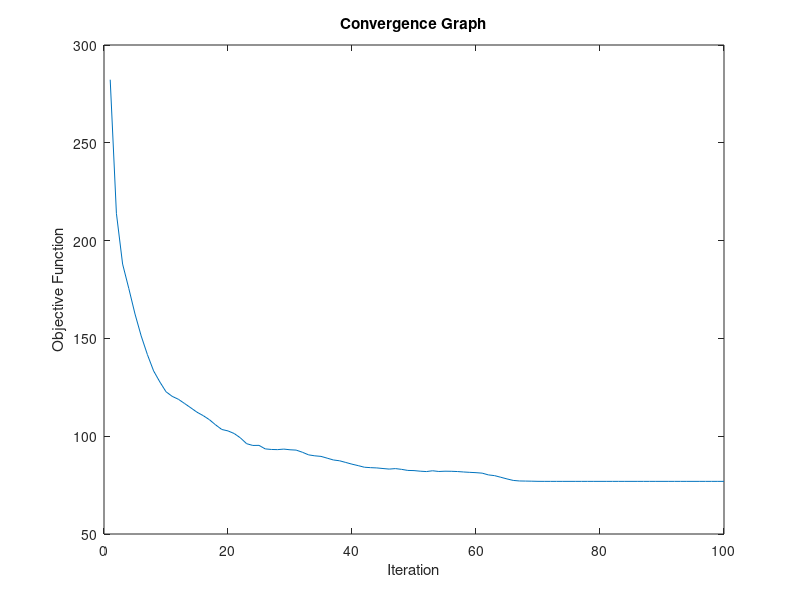

Source code (MATLAB): (Note: this script raises an error after producing the figure.)
clc;clear;close all;

%% Section 3:

%% A  :
load('hw6-part3.mat');
C = abs(D.' * D);
max_inner_product = max(max(triu(C, 1)));
mutual_coherence = max_inner_product;
disp(['Mutual Coherence Measure: ' num2str(mutual_coherence)]);

%% MOD:
% Load the observation matrix X from the file
load('hw6-part3.mat', 'X');

% Set the parameters
No = 2;  % Sparsity level
MaxIter = 100;  % Maximum number of iterations

% Initialize the dictionary matrix D using random values
D = randn(10, 40);

% Perform MOD algorithm
tic;
for iter = 1:MaxIter
    % Sparse recovery using OMP
    S_hat = zeros(size(D, 2), size(X, 2));
    for i = 1:size(X, 2)
        r = X(:, i);
        Omega = [];
        res_norm = norm(r);
        j = 0;
        
        while j < No
            j = j + 1;
            
            % Find the index of the atom that best represents the residual
            proj = abs(D' * r);
            [~, idx] = max(proj);
            
            % Add the index to the support set
            Omega = union(Omega, idx);
            
            % Compute the least squares solution on the support set
            S_hat(Omega, i) = pinv(D(:, Omega)) * X(:, i);
            
            % Update the residual
            r = X(:, i) - D(:, Omega) * S_hat(Omega, i);
            
            % Calculate the norm of the residual
            res_norm = norm(r);
            
            % If the residual is small enough, terminate
            if res_norm < 1e-6
                break;
            end
        end
    end
    
    % Update the dictionary
    D = X * pinv(S_hat);
    
    % Calculate the objective function (representation error)
    error = norm(X - D * S_hat, 'fro')^2;
    
    % Store the objective function value for the convergence graph
    objective(iter) = error;
end
mod_time = toc;

% Plot the convergence graph
figure;
plot(1:MaxIter, objective);
title('Convergence Graph');
xlabel('Iteration');
ylabel('Objective Function');

% Report the convergence time
disp("Convergence time (MOD): " + mod_time + " seconds");


%% MOD SSR 
% Load the observation matrix X from the file
load('hw6-part3.mat', 'X');

% Set the parameters
No = 2;  % Sparsity level
MaxIter = 100;  % Maximum number of iterations

% Initialize the dictionary matrix D using random values
D = randn(10, 40);

% Perform MOD algorithm
tic;
for iter = 1:MaxIter
    % Sparse recovery using OMP
    S_hat = zeros(size(D, 2), size(X, 2));
    for i = 1:size(X, 2)
        r = X(:, i);
        Omega = [];
        res_norm = norm(r);
        j = 0;
        
        while j < No
            j = j + 1;
            
            % Find the index of the atom that best represents the residual
            proj = abs(D' * r);
            [~, idx] = max(proj);
            
            % Add the index to the support set
            Omega = union(Omega, idx);
            
            % Compute the least squares solution on the support set
            S_hat(Omega, i) = pinv(D(:, Omega)) * X(:, i);
            
            % Update the residual
            r = X(:, i) - D(:, Omega) * S_hat(Omega, i);
            
            % Calculate the norm of the residual
            res_norm = norm(r);
            
            % If the residual is small enough, terminate
            if res_norm < 1e-6
                break;
            end
        end
    end
    
    % Update the dictionary
    D = X * pinv(S_hat);
    
    % Calculate the objective function (representation error)
    error = norm(X - D * S_hat, 'fro')^2;
    
    % Store the objective function value for the convergence graph
    objective(iter) = error;
end
mod_time = toc;

% Calculate successful recovery rate
recovered_atoms = [];
num_atoms = size(D, 2);
for i = 1:num_atoms
    corr_values = abs(D(:, i)' * D);
    corr_values(i) = 0;  % Exclude self-correlation
    max_corr = max(corr_values);
    
    if max_corr > 0.98
        recovered_atoms = [recovered_atoms i];
        D(:, i) = zeros(size(D, 1), 1);  % Remove the recovered atom
    end
end

recovery_rate = numel(recovered_atoms) / num_atoms * 100;

% Display the successful recovery rate
disp("Successful Recovery Rate (MOD): " + recovery_rate + "%");

load('hw6-part3.mat', 'S');
diff_S = S_hat - S;
norm_diff_S = norm(diff_S, 'fro');
norm_S = norm(S, 'fro');
E_MOD = norm_diff_S / norm_S;
disp("E_MOD: " + E_MOD);


%% K-SVD 

load('hw6-part3.mat');
No = 2;                % Sparsity level
maxIterations = 50;    % Maximum number of iterations
convergence = zeros(1, maxIterations);  % Array to store convergence values

tic;
[D_hat, S_hat_ksvd, convergence] = ksvd(X, randn(size(X, 1), 40), No, maxIterations);
toc;

figure;
plot(1:maxIterations, convergence, 'b-o');
xlabel('Iteration');
ylabel('Representation Error');
title('Convergence of K-SVD');
grid on;


load('hw6-part3.mat', 'S');
diff_S = S_hat_ksvd - S;
norm_diff_S = norm(diff_S, 'fro');
norm_S = norm(S, 'fro');
E_k_SVD = norm_diff_S / norm_S;
disp("E_K-SVD: " + E_k_SVD);



function [x] = omp(D, y, K)
    % D: Dictionary matrix
    % y: Observation matrix
    % K: Sparsity level

    N = size(D, 2);      % Dictionary size
    T = size(y, 2);      % Number of signals

    x = zeros(N, T);     % Sparse representations

    for t = 1:T
        r = y(:, t);     % Residual vector
        omega = [];      % Support set

        for k = 1:K
            proj = abs(D' * r);     % Compute inner products
            [~, idx] = max(proj);   % Find index of maximum inner product

            omega = [omega, idx];   % Update support set
            A = D(:, omega);        % Active columns of dictionary

            % Solve the least squares problem
            x_omp = pinv(A) * y(:, t);

            % Update the residual
            r = y(:, t) - A * x_omp;

            x(omega, t) = x_omp;     % Update sparse representation
        end
    end
end
function [D_hat, S_hat, convergence] = ksvd(X, D, No, maxIterations)
    % X: Observation matrix
    % D: Initial dictionary matrix
    % No: Sparsity level
    % maxIterations: Maximum number of iterations

    N = size(D, 2);        % Dictionary size
    T = size(X, 2);        % Number of signals

    S_hat = zeros(N, T);   % Sparse representations
    convergence = zeros(1, maxIterations);  % Convergence values

    for iter = 1:maxIterations
        % Sparse coding step (using OMP)
        S_hat = omp(D, X, No);

        % Dictionary update step
        for k = 1:N
            indices = find(S_hat(k, :) ~= 0);   % Find signals that use atom k

            if ~isempty(indices)
                % Update the k-th atom
                E = X(:, indices) - D * S_hat(:, indices) + D(:, k) * S_hat(k, indices);
                [U, ~, V] = svd(E, 'econ');
                D(:, k) = U(:, 1);
                S_hat(k, indices) = V(:, 1);  % Update with compatible dimensions
            end
        end

        % Calculate convergence value (Representation Error)
        convergence(iter) = norm(X - D * S_hat, 'fro')^2;
    end

    D_hat = D;   % Estimated dictionary
end






